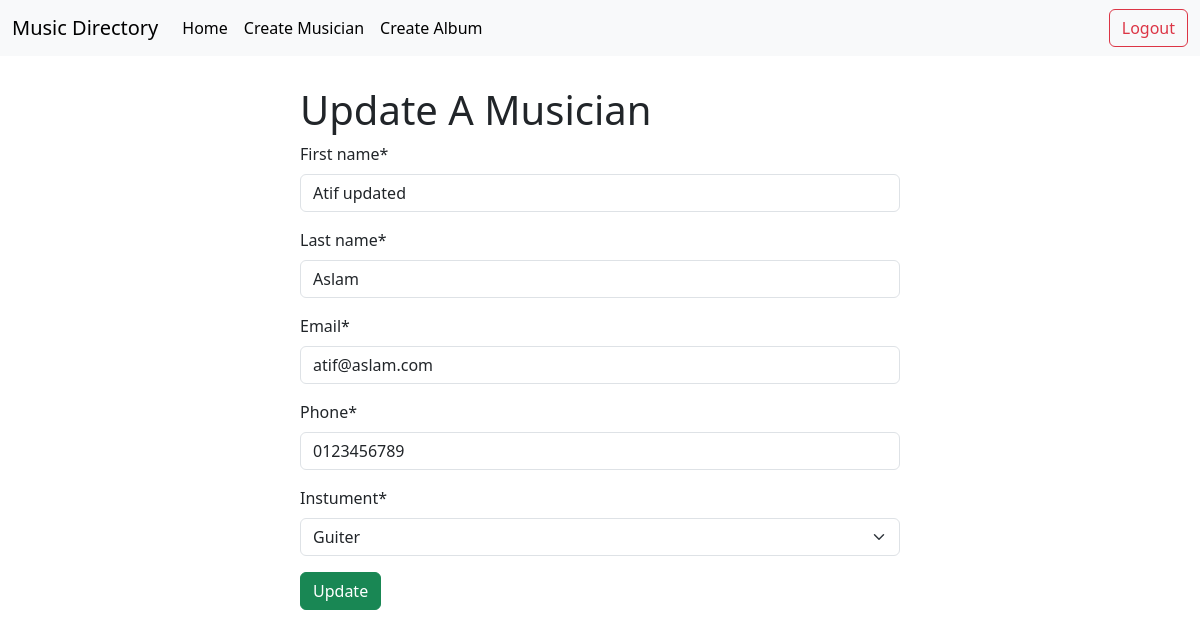
The app's page /customize/musician_edit/2 (signed in) with its own data.
### musician/models.py (models this page shows, shortened)
class Musician(models.Model):
    first_name = models.CharField(max_length = 50)
    last_name = models.CharField(max_length = 50)
    email = models.EmailField(max_length = 100)
    phone = models.CharField(max_length = 15)
    choice = (
        ('guiter', 'Guiter'),
        ('drums', 'Drums'),
        ('violin', 'Violin'),
        ('banjo', 'Banjo'),
    )
    instument = models.CharField(max_length=10, choices=choice)

### edit_delete/views.py (the view)
# urls.py: path('musician_edit/<int:id>', views.edit_musicain.as_view(), name ='musician_edit'),
class edit_musicain(LoginRequiredMixin, UpdateView):
    model = Musician
    form_class = MusicinaForm
    template_name = 'edit_musician.html'
    pk_url_kwarg = 'id'
    success_url = reverse_lazy('home_page')

### musician/form.py
class MusicinaForm(forms.ModelForm):
    class Meta:
        model = Musician
        fields = '__all__'

### edit_delete/templates/edit_musician.html (shortened to what this page needs)
{% extends "base.html" %}
{% load crispy_forms_tags %}
{% block content %}
<form style='width:50%; margin:auto; padding-top:30px' method="POST">
    <h1>Update A Musician</h1>
    {{ form|crispy}}
    <button class='btn btn-success' type="submit">Update</button>
</form>
{% endblock content %}

### records on screen
Musician: first_name "Atif updated", last_name "Aslam", email "atif@aslam.com", phone "0123456789", instument "Guiter"
